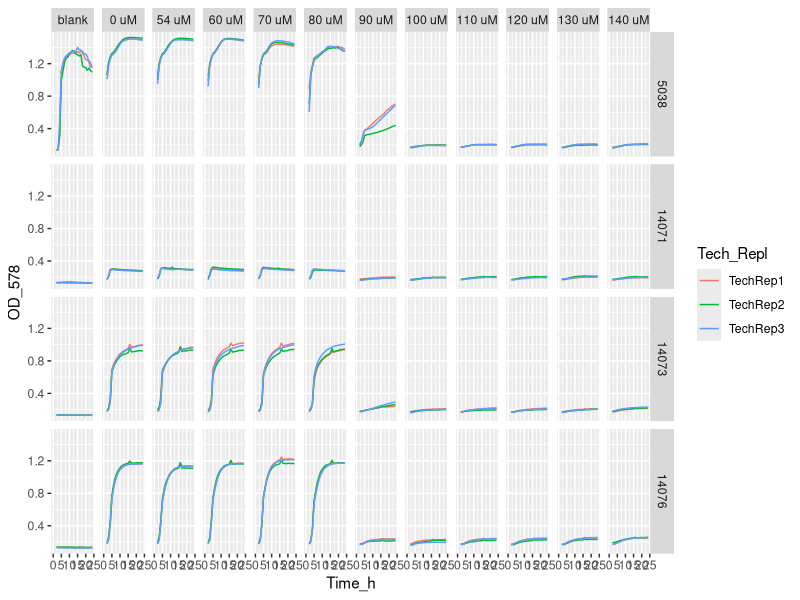
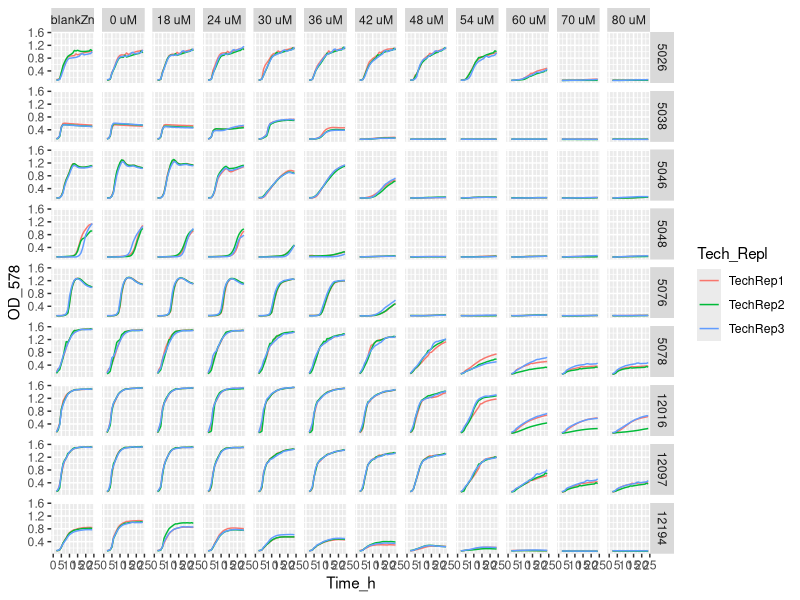
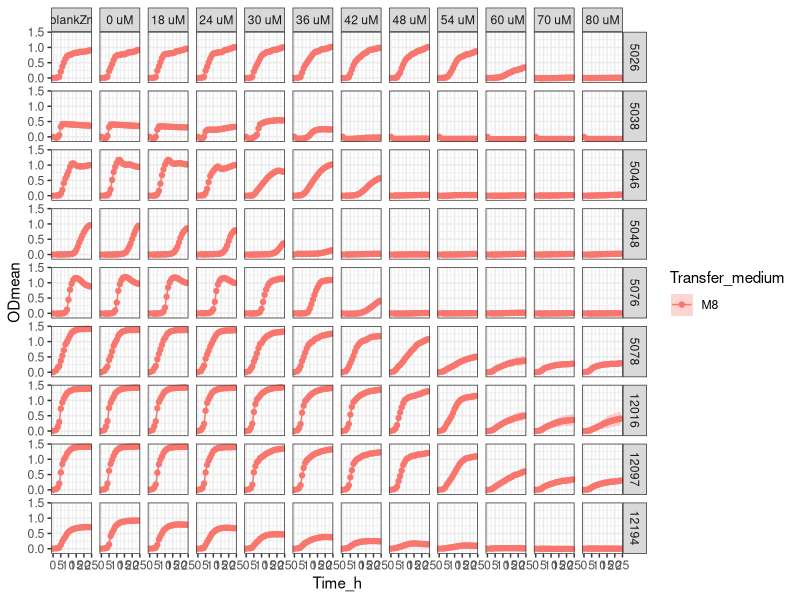
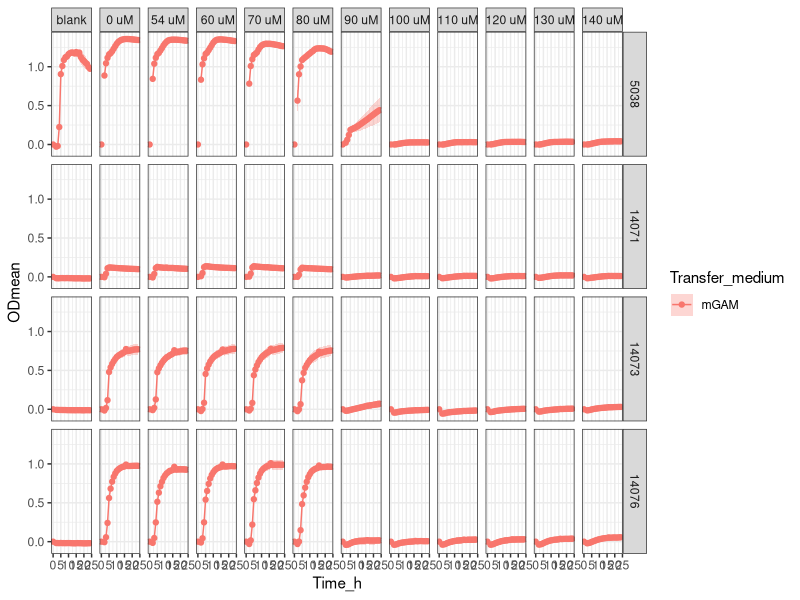

These figures' R source, in order:
setwd("C:/Users/sergi/Downloads/ITQB/Plate readings/Exp15_6plates_15122023")

library(tidyverse)

library(readxl)
Exp15 <- Exp15_6plates_05122023 <- read_excel("Exp15_6plates_15122023_final_final.xlsx")
View(Exp15) 

Exp15_v1 <- Exp15 %>%
  pivot_longer(names_to = "Condition", values_to = "OD_578", cols = -Time_h)
Exp15_v1
View(Exp15_v1)


Exp15_v2 <- separate(Exp15_v1, Condition, 
                     c("Strain",
                       "Transfer_medium",
                       "Zn_condition", 
                       "Tech_Repl",
                       "Biol_Repl",
                       "TPEN_conc",
                       "Well_number"), 
                     sep = "_", remove = FALSE,
                     convert = FALSE)
View(Exp15_v2)

Exp15_v2$OD_578 <- as.numeric (Exp15_v2$OD_578) #Because OD_578 values are character

Exp15_v2$TPEN_conc <- factor(Exp15_v2$TPEN_conc, levels = c("ctrTPENcells",
                                                            "ctrTPENwZn",
                                                            "ctrTPEN",
                                                            "3.6",
                                                            "4.8",
                                                            "6",
                                                            "7.2",
                                                            "8.4",
                                                            "9.6",
                                                            "10.8",
                                                            "12",
                                                            "14",
                                                            "16",
                                                            "18",
                                                            "20",
                                                            "22",
                                                            "24",
                                                            "26",
                                                            "28"))

Exp15_v2 <- Exp15_v2 %>% mutate(TPEN_conc = recode (TPEN_conc,
                                                    "ctrTPENcells" = "blank",
                                                    "ctrTPENwZn" = "blankZn",
                                                    "ctrTPEN" = "0 uM",
                                                    "3.6"= "18 uM",
                                                    "4.8"= "24 uM",
                                                    "6" = "30 uM",
                                                    "7.2" = "36 uM",
                                                    "8.4" = "42 uM",
                                                    "9.6" = "48 uM",
                                                    "10.8" = "54 uM",
                                                    "12" = " 60 uM",
                                                    "14" = "70 uM",
                                                    "16" = "80 uM",
                                                    "18" = "90 uM",
                                                    "20" = "100 uM",
                                                    "22" = "110 uM",
                                                    "24" = "120 uM",
                                                    "26" = "130 uM",
                                                    "28" = "140 uM"))

Exp15_v2$Strain <- factor(Exp15_v2$Strain, levels = c("5026",
                                                    "5038",
                                                    "5046",
                                                    "5048",
                                                    "5076",
                                                    "5078",
                                                    "12016",
                                                    "12097",
                                                    "12194",
                                                    "14071",
                                                    "14073",
                                                    "14076"))

# Exp15_v2 %>%
#   ggplot(aes(x= Time_h, y=OD_578, color = Tech_Repl)) +
#   geom_line() +
#   facet_grid (Strain ~ TPEN_conc)


Exp15_v2 %>% filter (Transfer_medium == "mGAM") %>%
  ggplot(aes(x= Time_h, y=OD_578, color = Tech_Repl)) +
  geom_line() +
  facet_grid (Strain ~ TPEN_conc)

Exp15_v2 %>% filter (Transfer_medium == "M8") %>%
  ggplot(aes(x= Time_h, y=OD_578, color = Tech_Repl)) +
  geom_line() +
  facet_grid (Strain ~ TPEN_conc)


Exp15_v3<- Exp15_v2 %>% group_by(Strain, Transfer_medium, Zn_condition, Tech_Repl, Biol_Repl, Well_number) %>%
  mutate(blank = Time_h ==0)

View(Exp15_v3)

Exp15_v4 <- Exp15_v3 %>%
  group_by(Strain, Transfer_medium, Zn_condition, Tech_Repl, Biol_Repl, Well_number) %>%
  mutate(OD = OD_578 - OD_578[blank]) %>%
  ungroup()


View(Exp15_v4)

#Obtain the mean and sd
Exp15_v5 <- Exp15_v4 %>% group_by(Time_h, Strain, Transfer_medium, TPEN_conc) %>%
  summarise(ODmean = mean(OD), sdOD = sd(OD), n())

Exp15_v5$Strain <- factor(Exp15_v5$Strain, levels = c("5026",
                                                      "5038",
                                                      "5046",
                                                      "5048",
                                                      "5076",
                                                      "5078",
                                                      "12016",
                                                      "12097",
                                                      "12194",
                                                      "14071",
                                                      "14073",
                                                      "14076"))


Exp15_v5 <- Exp15_v5 %>% mutate(TPEN_conc = recode (TPEN_conc,
                                                    "ctrTPENcells" = "blank",
                                                    "ctrTPENwZn" = "blankZn",
                                                    "ctrTPEN" = "0 uM",
                                                    "3.6"= "18 uM",
                                                    "4.8"= "24 uM",
                                                    "6" = "30 uM",
                                                    "7.2" = "36 uM",
                                                    "8.4" = "42 uM",
                                                    "9.6" = "48 uM",
                                                    "10.8" = "54 uM",
                                                    "12" = " 60 uM",
                                                    "14" = "70 uM",
                                                    "16" = "80 uM",
                                                    "18" = "90 uM",
                                                    "20" = "100 uM",
                                                    "22" = "110 uM",
                                                    "24" = "120 uM",
                                                    "26" = "130 uM",
                                                    "28" = "140 uM"))


# stocks conc / 0.001(mM --> uM) / d.f (=2)--> conc TPEN (now in the table)


Exp15_v5  %>% filter (Transfer_medium == "M8") %>%
  ggplot(aes(x = Time_h,
             y = ODmean,
             color = Transfer_medium
  )) +
  geom_point() + 
  geom_line() +
  geom_ribbon(aes(ymin=ODmean-sdOD, ymax=ODmean+sdOD, fill = Transfer_medium), 
              alpha = 0.3, colour = NA) + 
  facet_grid (Strain ~ TPEN_conc) +
  theme_bw()


Exp15_v5  %>% filter (Transfer_medium == "mGAM") %>%
  ggplot(aes(x = Time_h,
             y = ODmean,
             color = Transfer_medium
  )) +
  geom_point() + 
  geom_line() +
  geom_ribbon(aes(ymin=ODmean-sdOD, ymax=ODmean+sdOD, fill = Transfer_medium), 
              alpha = 0.3, colour = NA) + 
  facet_grid (Strain ~ TPEN_conc) +
  theme_bw()
